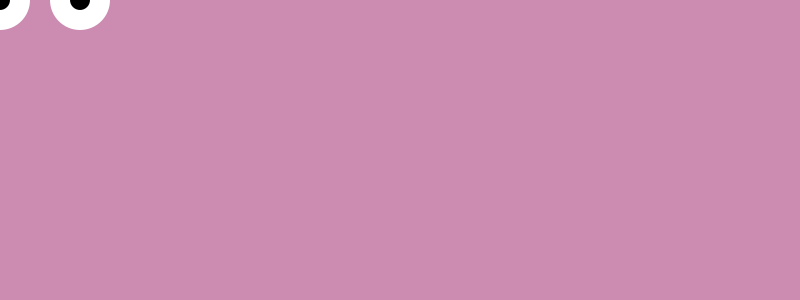
Frame 1 (no input)
Frame 60 (the mouse pressed at the canvas centre just before this capture): identical to frame 1, image omitted
Frame 120 (the mouse held since frame 60 and released just before this capture): blank canvas, image omitted

The Processing sketch that drew this single still picture (run headless with seeded random() and noise(); from frame 60 on, the mouse is pressed at the canvas centre):

// Processing sketch: processing_78449
// ── processing_78449.pde

int blink = -300; //sets the "eyelid" to top so its not visible
float x;
float y;
float easing = 0.05;

void setup() { // canvas size 
  size(800, 300); 
  noStroke();  
}

void draw() { 
  background(204,140,177); // canvas color
  
  float targetX = mouseX; // easing while tracking mouse 
  float dx = targetX - x;
  if(abs(dx) > 1) {
    x += dx * easing;
  }
  
  float targetY = mouseY;
  float dy = targetY - y;
  if(abs(dy) > 1) {
    y += dy * easing;
  }
  
  
  beginShape();//this is the left eye
  fill(#ffffff);
  ellipse(x, y, 60, 60); // eyeball location and size
  fill(#000000);// pupil color
  ellipse(x+mouseX/30, y+mouseY/30, 20, 20); // pupil location and size
  endShape(); 
   
 
  beginShape();//this is the right eye
  fill(#ffffff);
  ellipse(x+80, y, 60, 60);// eyeball location and size
  fill(#000000);// pupil color
  ellipse(x+80+mouseX/30, y+mouseY/30, 20, 20);// pupil location and size
  endShape(); 


  // function that makes the eyes blink when clicking
  fill(204,140,177);
  rectMode(CORNER);
  rect (0, blink, 800, 300);
  if ((mousePressed == true) && (blink<20)) {
    blink+=20;
  }
  else if (blink>-300)
  {
    blink-=20;
  }
}
